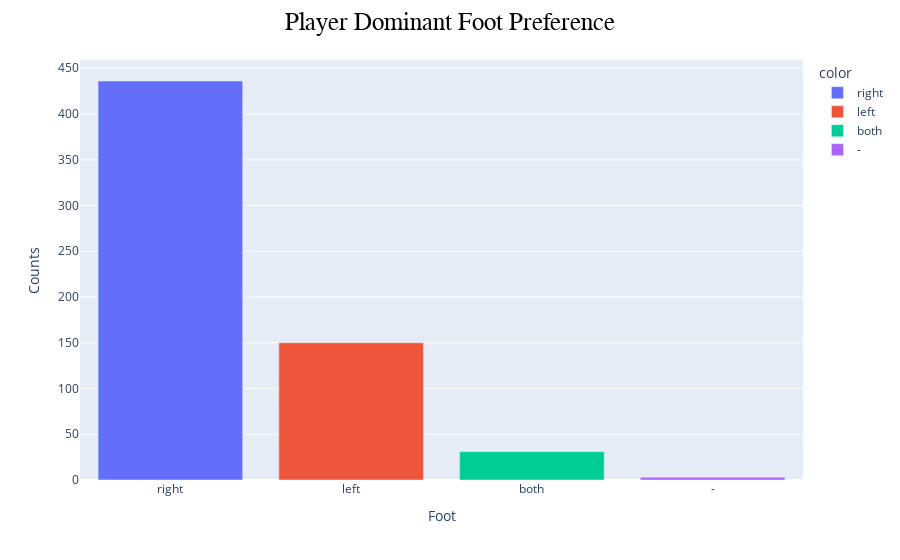

The notebook cell this image was saved under:
### Code cell
univariate(data['Foot'],'Player Dominant Foot Preference')

### Figure 1 — Plotly figure (JSON) as saved in the notebook; plotly's stock layout.template omitted (floating-point values rounded to 4 significant figures)
{"data": [{"alignmentgroup": "True", "hovertemplate": "color=right<br>Foot=%{x}<br>Counts=%{y}<extra></extra>", "legendgroup": "right", "marker": {"color": "#636efa", "pattern": {"shape": ""}}, "name": "right", "offsetgroup": "right", "orientation": "v", "showlegend": true, "textposition": "auto", "type": "bar", "x": ["right"], "xaxis": "x", "y": [436], "yaxis": "y"}, {"alignmentgroup": "True", "hovertemplate": "color=left<br>Foot=%{x}<br>Counts=%{y}<extra></extra>", "legendgroup": "left", "marker": {"color": "#EF553B", "pattern": {"shape": ""}}, "name": "left", "offsetgroup": "left", "orientation": "v", "showlegend": true, "textposition": "auto", "type": "bar", "x": ["left"], "xaxis": "x", "y": [150], "yaxis": "y"}, {"alignmentgroup": "True", "hovertemplate": "color=both<br>Foot=%{x}<br>Counts=%{y}<extra></extra>", "legendgroup": "both", "marker": {"color": "#00cc96", "pattern": {"shape": ""}}, "name": "both", "offsetgroup": "both", "orientation": "v", "showlegend": true, "textposition": "auto", "type": "bar", "x": ["both"], "xaxis": "x", "y": [31], "yaxis": "y"}, {"alignmentgroup": "True", "hovertemplate": "color=-<br>Foot=%{x}<br>Counts=%{y}<extra></extra>", "legendgroup": "-", "marker": {"color": "#ab63fa", "pattern": {"shape": ""}}, "name": "-", "offsetgroup": "-", "orientation": "v", "showlegend": true, "textposition": "auto", "type": "bar", "x": ["-"], "xaxis": "x", "y": [3], "yaxis": "y"}], "layout": {"autosize": true, "barmode": "relative", "legend": {"title": {"text": "color"}, "tracegroupgap": 0}, "margin": {"t": 60}, "title": {"font": {"color": "black", "family": "Arial", "size": 25}, "text": "Player Dominant Foot Preference", "x": 0.5}, "xaxis": {"anchor": "y", "autorange": true, "domain": [0, 1], "range": [-0.5, 3.5], "title": {"text": "Foot"}, "type": "category"}, "yaxis": {"anchor": "x", "autorange": true, "domain": [0, 1], "range": [0, 458.9], "title": {"text": "Counts"}, "type": "linear"}}}
